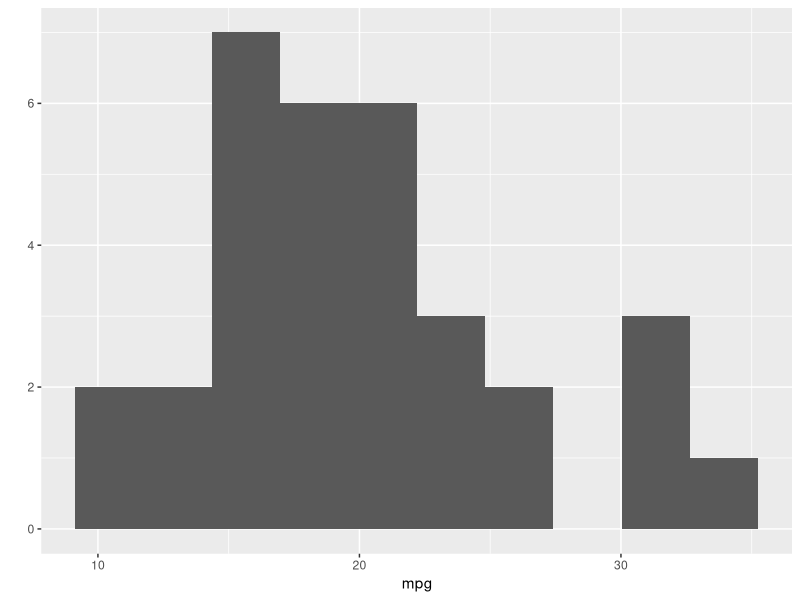
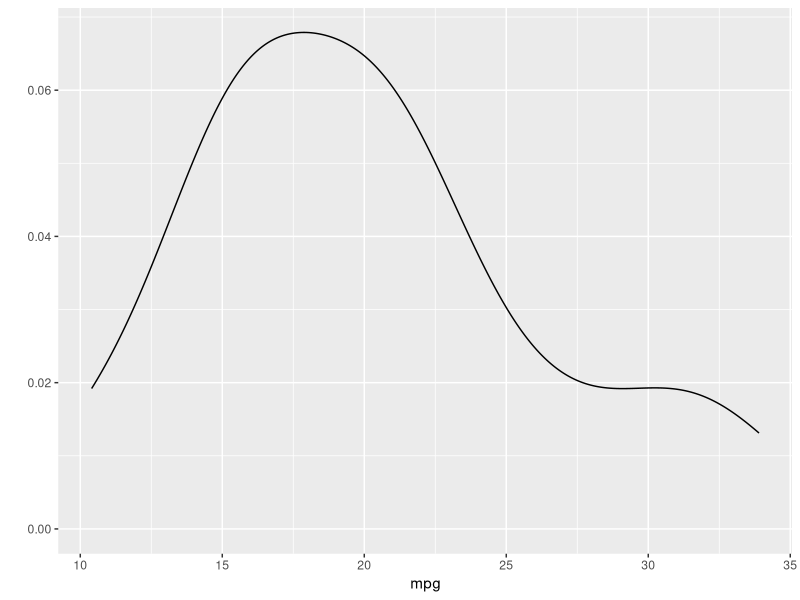
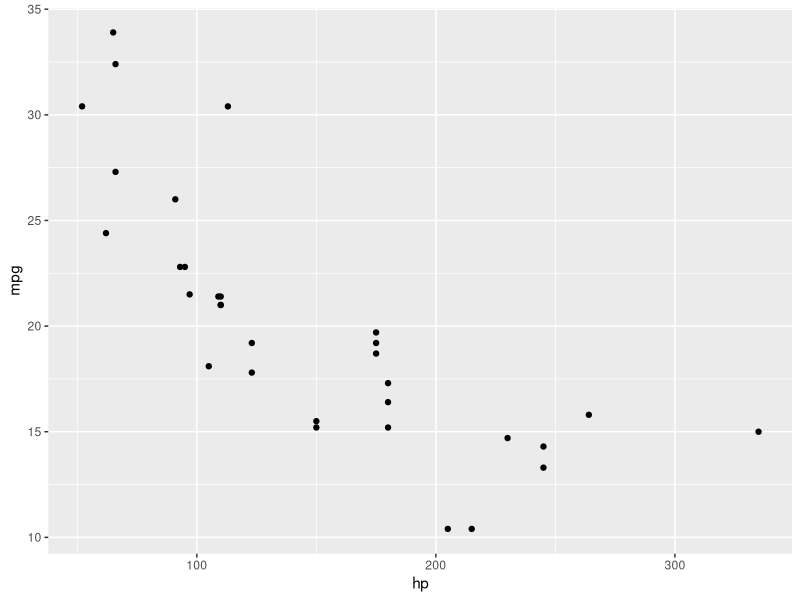

These charts were generated, in order, by the following R code:
library(tidyverse)


df <- mtcars %>% 
        rownames_to_column(var = "model") %>%
        tibble()

# ramdom sample
set.seed(42) # lock result sampling
df %>% 
  sample_n(3)

df %>% 
  sample_frac(0.2) # sample_frac = probably percent 
  

df %>% 
  select(model,am) %>%
  mutate(am = ifelse(am == 0, "auto","manual")) %>%
  count(am) %>%
  mutate( percent = n/sum(n) )

model_names <- df %>% 
  select(model,am) %>%
  mutate(am = ifelse(am == 0, "auto","manual")) %>%
  distinct(model) %>%
  pull() # pull() extract to vector

model_names[1:10]
model_names[grepl("Maz.+",model_names)]


## join table
# inner,left,right,full

band_members %>%
  inner_join(band_instruments, by = "name")

band_members %>%
  left_join(band_instruments, by = "name")

band_members %>%
  right_join(band_instruments, by = "name")

band_members %>%
  full_join(band_instruments, by = "name")

# drop NA

band_members %>%
  full_join(band_instruments, by = "name") %>%
  drop_na()

# replace na
band_members %>%
  full_join(band_instruments, by = "name") %>%
  mutate(plays = replace_na(plays,"drum"),
         band = replace_na(band,"Aerosmith"))
  

# union data (like SQL)
df1 <- data.frame(id = 1:3,
                  name = c("toy","john","mary"))
df2 <- data.frame(id = 3:5,
                  name = c("mary","joe","david"))

df3 <- data.frame(id = 6:8,
                  name = c("a","b","c"))
df4 <- data.frame(id = 9:10,
           name = c("e","d"))

## when we have multiple dataframes
list_df <- list(df1,df2,df3,df4)

list_df %>%
  bind_rows() %>%
  distinct()

# bind rows and then remove duplicates
df1 %>%
  bind_rows(df2) %>%
  distinct()

# join table when key name is not the same
band_members %>%
  rename(friend = name) %>%
  left_join(band_instruments, by = c("friend" = "name"))


# basic data vizualization

library(tidyverse)

qplot(mpg,data = mtcars, geom = "histogram", bins = 10)

qplot(mpg,data = mtcars, geom = "density")

qplot(x = hp, y = mpg, data = mtcars, geom = "point")





















